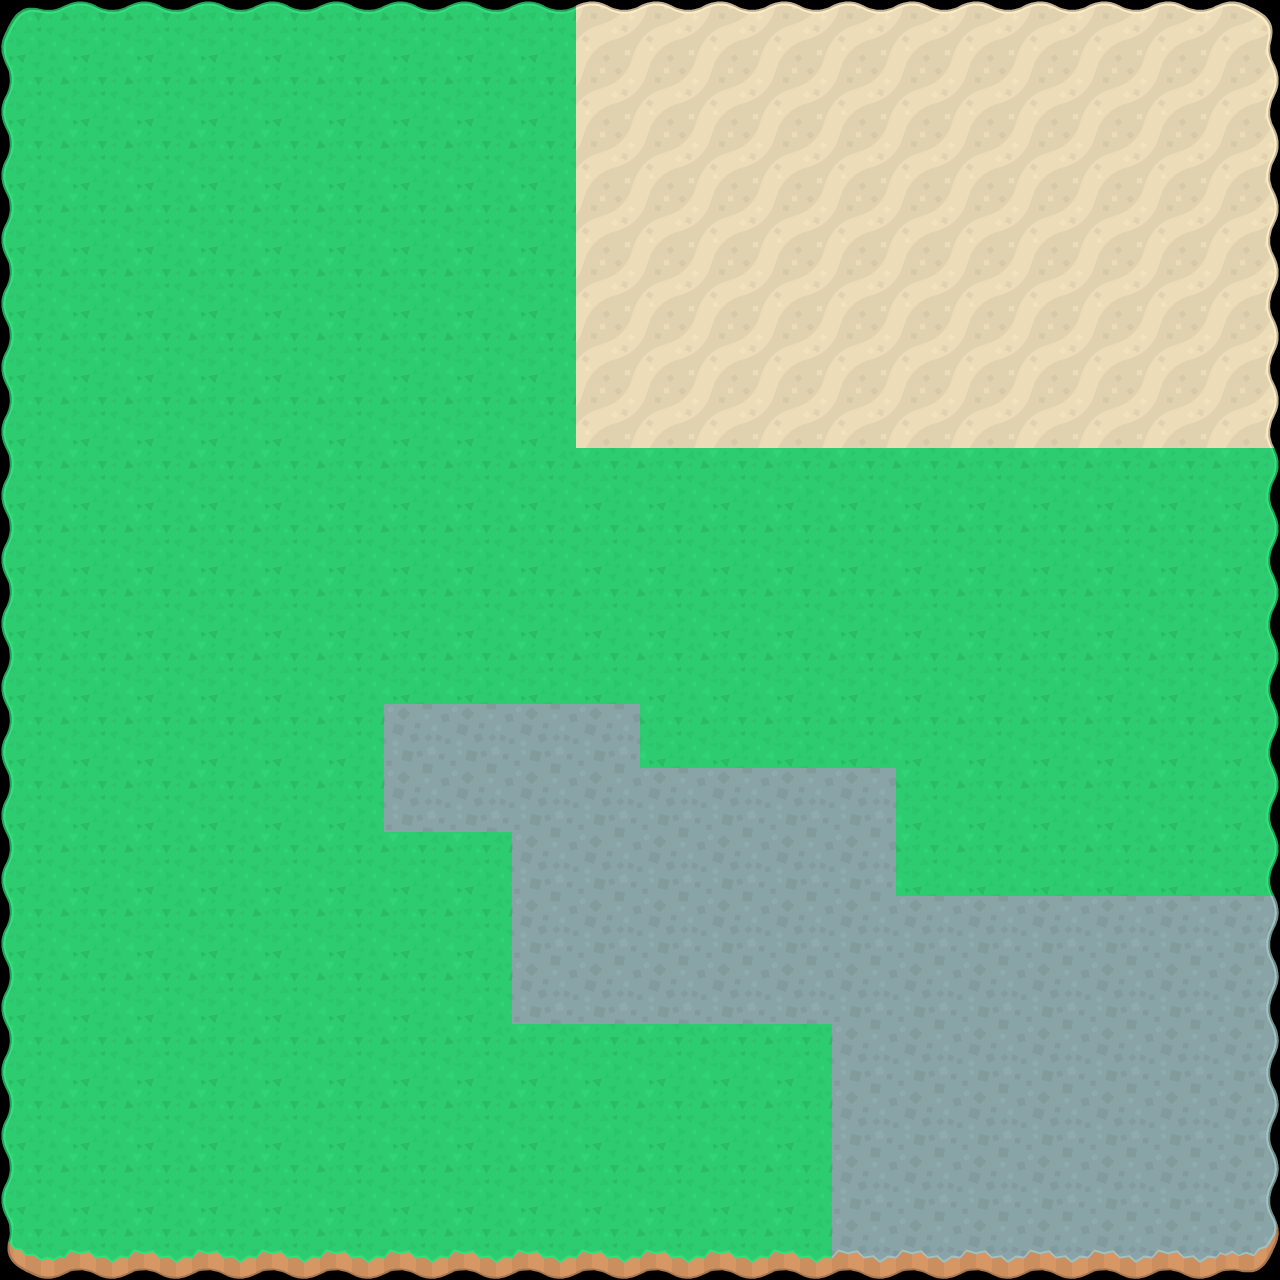

This game map was drawn from its Tiled (.tmx) file and the tilesets committed beside it. A one-line description and the trimmed map source follow:
An orthogonal 20x20 tile map with 64x64 px tiles, 1 tile layer (Mappa città).

<map version="1.0" tiledversion="1.1.5" orientation="orthogonal" renderorder="right-down" width="20" height="20" tilewidth="64" tileheight="64" infinite="0" nextobjectid="1">
 <tileset firstgid="1" name="tiles" tilewidth="64" tileheight="64" tilecount="16" columns="0">
  <grid orientation="orthogonal" width="1" height="1" />
  <tile id="0">
   <image width="64" height="64" source="mapTile_002.png" />
  </tile>
  <tile id="1">
   <image width="64" height="64" source="mapTile_003.png" />
  </tile>
  <tile id="2">
   <image width="64" height="64" source="mapTile_006.png" />
  </tile>
  <tile id="3">
   <image width="64" height="64" source="mapTile_007.png" />
  </tile>
  <tile id="4">
   <image width="64" height="64" source="mapTile_017.png" />
  </tile>
  <tile id="5">
   <image width="64" height="64" source="mapTile_018.png" />
  </tile>
  <tile id="6">
   <image width="64" height="64" source="mapTile_021.png" />
  </tile>
  <tile id="7">
   <image width="64" height="64" source="mapTile_022.png" />
  </tile>
  <tile id="8">
   <image width="64" height="64" source="mapTile_023.png" />
  </tile>
  <tile id="9">
   <image width="64" height="64" source="mapTile_027.png" />
  </tile>
  <tile id="10">
   <image width="64" height="64" source="mapTile_028.png" />
  </tile>
  <tile id="11">
   <image width="64" height="64" source="mapTile_036.png" />
  </tile>
  <tile id="12">
   <image width="64" height="64" source="mapTile_037.png" />
  </tile>
  <tile id="13">
   <image width="64" height="64" source="mapTile_042.png" />
  </tile>
  <tile id="14">
   <image width="64" height="64" source="mapTile_043.png" />
  </tile>
  <tile id="15">
   <image width="64" height="64" source="mapTile_082.png" />
  </tile>
 </tileset>
 <layer name="Mappa città" width="20" height="20">
  <data>[400 cells, 400 non-empty, 15 distinct tile ids]</data>
 </layer>
</map>
